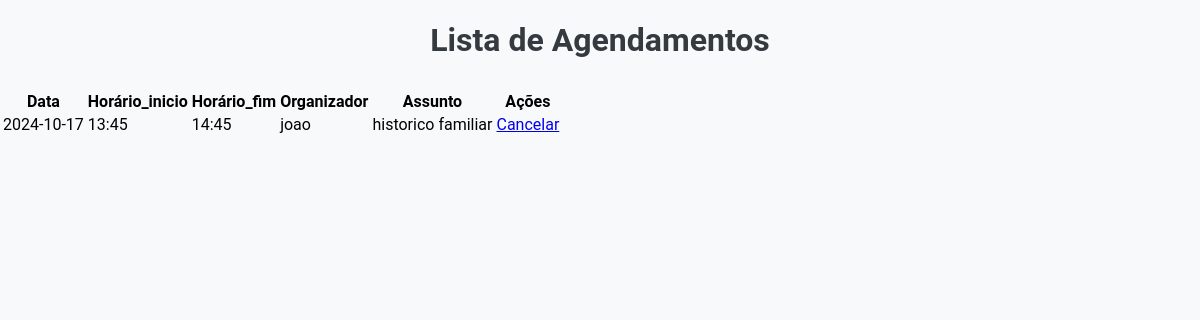
The app's page /pages/listar_agendamentos.php with its own data.
### tables this page shows
CREATE TABLE agendamentos (
        id INTEGER PRIMARY KEY AUTOINCREMENT,
        sala_id INT NOT NULL,
        data DATE NOT NULL,
        horario_inicio TIME NOT NULL,
        horario_fim TIME NOT NULL,
        organizador VARCHAR(100) NOT NULL,
        assunto VARCHAR(255) NOT NULL,
        participantes INT NOT NULL,
        FOREIGN KEY (sala_id) REFERENCES salas_reuniao(id)
    );

### pages/listar_agendamentos.php (the view, shortened to what this page needs)
<?php
$database = new SQLite3('sistema_agendamento.db');
$query = "SELECT * FROM agendamentos";
$result = $database->query($query);
?>
<!DOCTYPE html>
<html lang="pt-br">
<head>
    <link rel="stylesheet" href="../css/styles.css">
</head>
<body>
    <h1>Lista de Agendamentos</h1>
    <table>
        <thead>
            <tr>
                <th>Data</th>
                <th>Horário_inicio</th>
                <th>Horário_fim</th>
                <th>Organizador</th>
                <th>Assunto</th>
                <th>Ações</th>
            </tr>
        </thead>
        <tbody>
            <?php
            while ($row = $result->fetchArray(SQLITE3_ASSOC)) {
                echo "<tr>";
                echo "<td>{$row['data']}</td>";
                echo "<td>{$row['horario_inicio']}</td>";
                echo "<td>{$row['horario_fim']}</td>";
                echo "<td>{$row['organizador']}</td>";
                echo "<td>{$row['assunto']}</td>";
                echo "<td><a href='cancelar_agendamento.php?id={$row['id']}'>Cancelar</a></td>";
                echo "</tr>";
            }
            ?>
        </tbody>
    </table>
</body>
</html>

### css/styles.css (style rules this page uses)
body { font-family: 'Roboto', sans-serif; background-color: #f8f9fa; margin: 0; padding: 0; }
h1 { color: #343a40; text-align: center; margin-bottom: 30px; }

### records on screen
agendamentos: data "2024-10-17", horario_inicio "13:45", horario_fim "14:45", organizador "joao", assunto "historico familiar"
